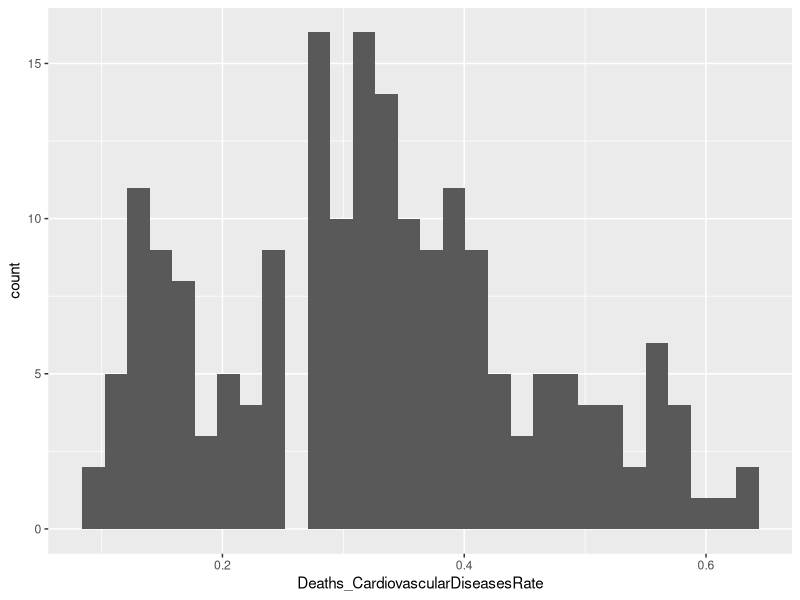
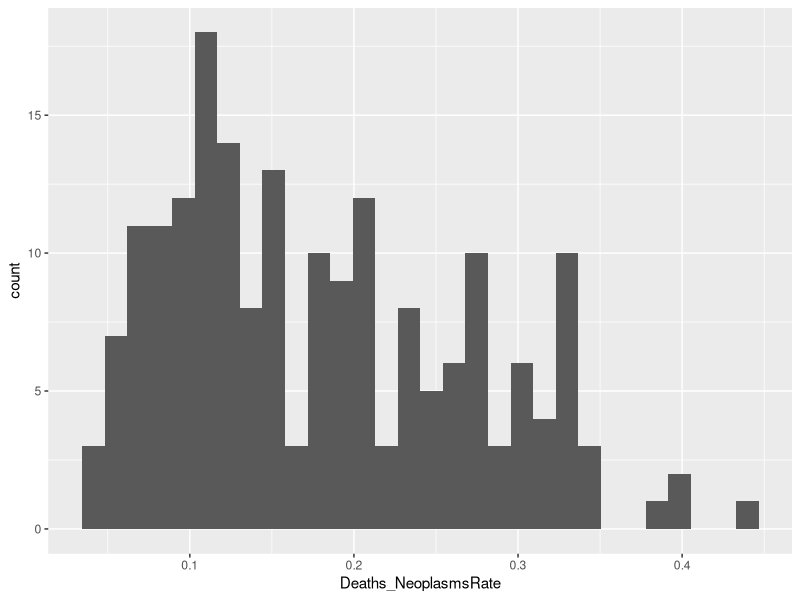
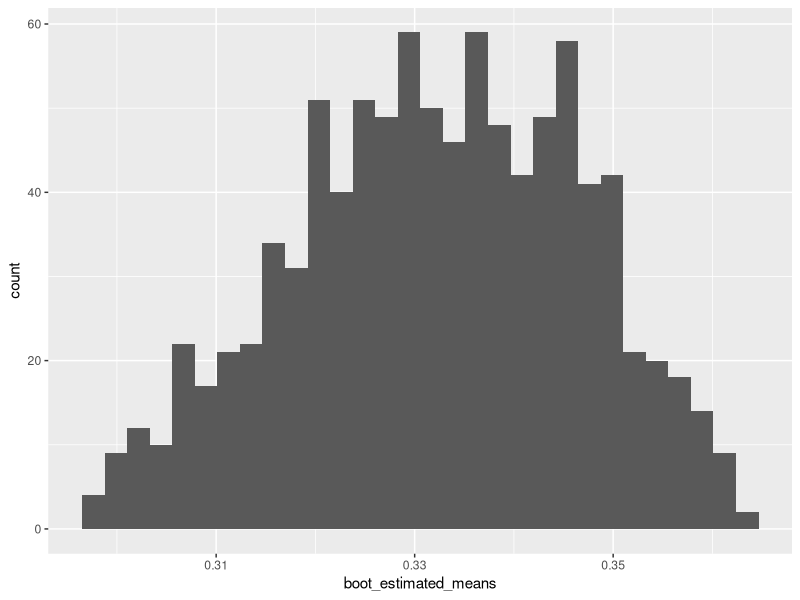

The R source for these figures, in order:
## ---- chunk 1
knitr::opts_chunk$set(echo = TRUE, warning=FALSE, message=FALSE)
library(tidyverse)
library(knitr)
## ---- chunk 2
# Import the data
bootstrapping_data_cleaned = read.csv('bootstrapping_data_cleaned.csv', 
                                      stringsAsFactors = TRUE)
## ---- chunk 3
# Display a sample of the data
head(bootstrapping_data_cleaned)
## ---- chunk 4
Name <- c('Entity', 
          'Population', 
          'Code', 
          'Year', 
          'Deaths_Meningitis', 
          'Deaths_Neoplasms',
          'Deaths_FireHeatHotSubstances', 
          'Deaths_Malaria', 
          'Deaths_Drowning', 
          'Deaths_InterpersonalViolence', 
          'Deaths_HIVAIDS', 
          'Deaths_DrugUseDisorders',
          'Deaths_Tuberculosis', 
          'Deaths_RoadInjuries', 
          'Deaths_MaternalDisorders', 
          'Deaths_LowerRespiratoryInfections',
          'Deaths_NeonatalDisorders',
          'Deaths_AlcoholUseDisorders',
          'Deaths_ExposureToForcesOfNature',
          'Deaths_DiarrhealDiseases',
          'Deaths_EnvironmentalHeatAndColdExposure',
          'Deaths_NutritionalDeficiencies',
          'Deaths_Selfharm',
          'Deaths_ConflictAndTerrorism',
          'Deaths_DiabetesMellitus',
          'Deaths_Poisonings',
          'Deaths_ProteinEnergyMalnutrition',
          'Deaths_CardiovascularDiseases',
          'Deaths_ChronicKidneyDisease',
          'Deaths_ChronicRespiratoryDiseases',
          'Deaths_CirrhosisOtherChronicLiverDiseases',
          'Deaths_DigestiveDiseases',
          'Deaths_AcuteHepatitis',
          'Deaths_AlzheimersDiseaseOtherDementias',
          'Deaths_ParkinsonsDisease')
Description <- c('Name of Country',                    
                 'Population of Country at Specific Year',                    
                 'Three Letter Country Code',                    
                 'Year for Causes of Deaths',              
                 'Number of Deaths Caused by Meningitis',                
                 'Number of Deaths Caused by Neoplasms',         
                 'Number of Deaths Caused by Fire, Heat, or Hot Substances',                
                 'Number of Deaths Caused by Malaria',      
                 'Number of Deaths Caused by Drowning',                
                 'Number of Deaths Caused by Interpersonal Violence',      
                 'Number of Deaths Caused by HIV/AIDS',                
                 'Number of Deaths Caused by Drug Use Disorders',      
                 'Number of Deaths Caused by Tuberculosis',                
                 'Number of Deaths Caused by Road Injuries',      
                 'Number of Deaths Caused by Maternal Disorders',                
                 'Number of Deaths Caused by Lower Respiratory Infections',      
                 'Number of Deaths Caused by Neonatal Disorders',                
                 'Number of Deaths Caused by Alcohol Use Disorders',      
                 'Number of Deaths Caused by Exposure to Forces of Nature',                
                 'Number of Deaths Caused by Diarrheal Diseases',      
                 'Number of Deaths Caused by Environmental Heat and Cold Exposure',                
                 'Number of Deaths Caused by Nutritional Deficiencies',      
                 'Number of Deaths Caused by Self-Harm',                
                 'Number of Deaths Caused by Conflict and Terrorism',      
                 'Number of Deaths Caused by Diabetes Mellitus',                
                 'Number of Deaths Caused by Poisoning',      
                 'Number of Deaths Caused by Protein Energy Malnutrition',                
                 'Number of Deaths Caused by Cardiovascular Diseases',      
                 'Number of Deaths Caused by Chronic Kidney Disease',                
                 'Number of Deaths Caused by Chronic Respiratory Diseases',      
                 'Number of Deaths Caused by Cirrhosis or Other Chronic Liver Diseases',                
                 'Number of Deaths Caused by Digestive Diseases',      
                 'Number of Deaths Caused by Acute Hepatitis',                
                 'Number of Deaths Caused by Alzheimers Disease or Other Dementias',      
                 'Number of Deaths Caused by Parkinsons Disease')                        
Type <- c('Nominal',  
          'Discrete',   
          'Nominal',
          'Nominal',   
          'Discrete',  
          'Discrete',
          'Discrete',
          'Discrete',
          'Discrete',
          'Discrete',
          'Discrete',
          'Discrete',
          'Discrete',
          'Discrete',
          'Discrete',
          'Discrete',
          'Discrete',
          'Discrete',
          'Discrete',
          'Discrete',
          'Discrete',
          'Discrete',
          'Discrete',
          'Discrete',
          'Discrete',
          'Discrete',
          'Discrete',
          'Discrete',
          'Discrete',
          'Discrete',
          'Discrete',
          'Discrete',
          'Discrete',
          'Discrete',
          'Discrete')
variable_data <- data.frame(Name, Description, Type)
kable(variable_data)
## ---- chunk 5
# Create the total number of reported deaths column
bootstrapping_data_cleaned$Number_Of_Deaths <- rowSums(bootstrapping_data_cleaned[,(5:35)])

# Filter down the data to just include 2019 and just the columns we want
boot_data = bootstrapping_data_cleaned[bootstrapping_data_cleaned$Year == '2019', 
                                       c('Entity', 'Population', 
                                         'Number_Of_Deaths', 'Deaths_Neoplasms',
                                         'Deaths_CardiovascularDiseases')]

# Create the rates columns
boot_data$Deaths_CardiovascularDiseasesRate <- boot_data$Deaths_CardiovascularDiseases / boot_data$Number_Of_Deaths
boot_data$Deaths_NeoplasmsRate <- boot_data$Deaths_Neoplasms / boot_data$Number_Of_Deaths
boot_data$Deaths_CardiovascularDiseasesPopulationRate <- boot_data$Deaths_CardiovascularDiseases / boot_data$Population
boot_data$Deaths_NeoplasmsPopulationRate <- boot_data$Deaths_Neoplasms / boot_data$Population
## ---- chunk 6
# Find cardiovascular disease rate statistics
boot_means <- boot_data %>% summarize(mean_cardiovasculardiseasesrate = mean(Deaths_CardiovascularDiseasesRate),
                                      mean_neoplasmsrate = mean(Deaths_NeoplasmsRate),
                                      sd_cardiovasculardiseasesrate = sd(Deaths_CardiovascularDiseasesRate),
                                      sd_neoplasmsrate = sd(Deaths_NeoplasmsRate))

## ---- chunk 7
# Display a histogram of the cardiovascular diseases rate
ggplot(boot_data, aes(x = Deaths_CardiovascularDiseasesRate)) +
geom_histogram()
## ---- chunk 8
# Display a histogram of the neoplasms rate
ggplot(boot_data, aes(x = Deaths_NeoplasmsRate)) +
geom_histogram()
## ---- chunk 9
# Create our initial sample
boot_initial_sample <- sample(1:nrow(boot_data), 20, replace = FALSE)
## ---- chunk 10
# Create vectors to store new sample means and standard deviations
boot_estimated_means <- rep()
boot_estimated_sds <- rep()
# Create 1,000 new samples and save the means and standard deviations
for (x in 1:1000) {
  boot_new_sample <- sample(boot_initial_sample, 20, replace = TRUE)
  boot_estimated_means <- append(boot_estimated_means,
                                 pull(summarize(boot_data[boot_new_sample,], mean(Deaths_CardiovascularDiseasesRate))))
  boot_estimated_sds <- append(boot_estimated_sds, 
                               pull(summarize(boot_data[boot_new_sample,], sd(Deaths_CardiovascularDiseasesRate))))
}
## ---- chunk 11
# Display some estimated means
head(boot_estimated_means)
## ---- chunk 12
# Display some estimated standard deviations
head(boot_estimated_sds)
## ---- chunk 13
# Sort the estimated means from smallest to largest
boot_estimated_means <- sort(boot_estimated_means)
# Sort the estimated standard deviations from smallest to largest
boot_estimated_sds <- sort(boot_estimated_sds)
# Trim the top and bottom 2.5%
start = length(boot_estimated_means) * 0.025
end = length(boot_estimated_means) * 0.975
boot_estimated_means <- boot_estimated_means[start:end]
boot_estimated_sds <- boot_estimated_sds[start:end]
## ---- chunk 14
# Display a histogram of the cardiovascular diseases deaths estimated population
# means rate
ggplot() +
geom_histogram(aes(boot_estimated_means))
## ---- chunk 15
# Create vectors to store new intercepts and regression parameters
boot_estimated_intercepts <- rep()
boot_estimated_regressionparameters <- rep()
# Create 1,000 new samples and save the means and standard deviations
for (x in 1:1000) {
  boot_new_reg_sample <- sample(boot_initial_sample, 20, replace = TRUE)
  boot_new_lm <- lm(Deaths_CardiovascularDiseasesRate ~ Deaths_NeoplasmsRate,
                    boot_data[boot_new_sample,])
  boot_estimated_intercepts <- append(boot_estimated_intercepts, 
                                      boot_new_lm$coefficients[1])
  boot_estimated_regressionparameters <- append(boot_estimated_regressionparameters, 
                                                boot_new_lm$coefficients[2])
}
## ---- chunk 16
# Sort the estimated means from smallest to largest
boot_estimated_intercepts <- sort(boot_estimated_intercepts)
# Sort the estimated standard deviations from smallest to largest
boot_estimated_regressionparameters <- sort(boot_estimated_regressionparameters)
# Trim the top and bottom 2.5%
start = length(boot_estimated_intercepts) * 0.025
end = length(boot_estimated_intercepts) * 0.975
boot_estimated_intercepts <- boot_estimated_intercepts[start:end]
boot_estimated_regressionparameters <- boot_estimated_regressionparameters[start:end]
## ---- chunk 17
boot_lm <- lm(Deaths_CardiovascularDiseasesRate ~ Deaths_NeoplasmsRate,
              boot_data)
